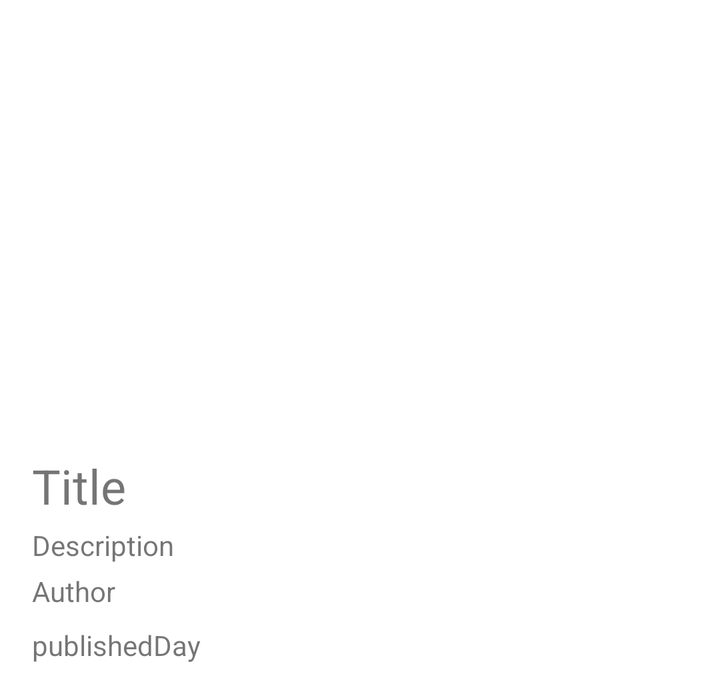
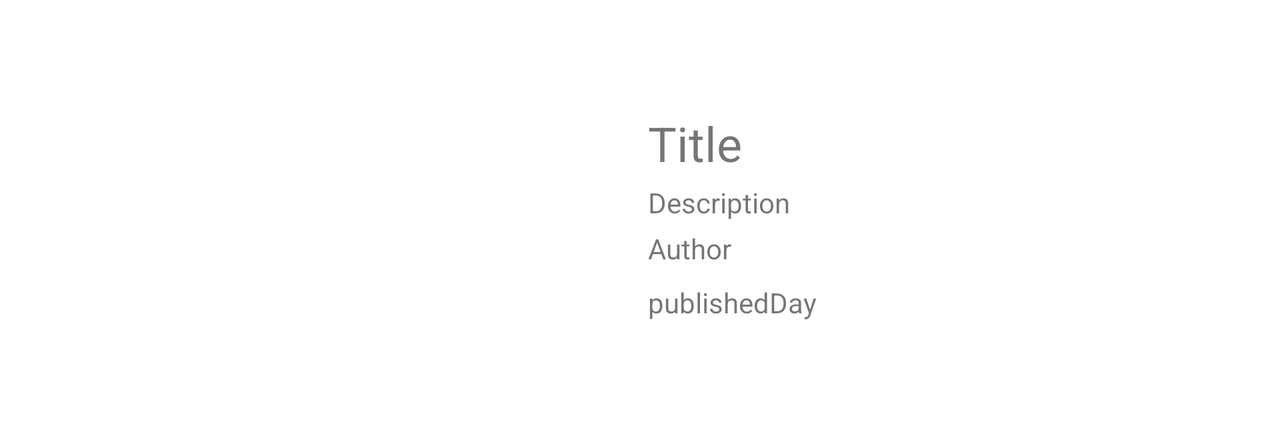

Compare how this app lays out the same screen by default and in its alternative resource folder. The renders come first, then the two layout files and the values they reference.
<!-- AndroidManifest.xml: application theme Theme.ZeroPlusXApp -->
<!-- res/layout/widget_article.xml -->
<?xml version="1.0" encoding="utf-8"?>
<androidx.constraintlayout.widget.ConstraintLayout xmlns:android="http://schemas.android.com/apk/res/android"
    xmlns:tools="http://schemas.android.com/tools"
    xmlns:app="http://schemas.android.com/apk/res-auto"
    android:layout_width="match_parent"
    android:layout_height="wrap_content"
    android:paddingHorizontal="16dp"
    android:paddingVertical="8dp">

    <ImageView
        android:id="@+id/thumbnailView"
        android:layout_width="0dp"
        android:layout_height="0dp"
        app:layout_constraintDimensionRatio="3:2"
        app:layout_constraintTop_toTopOf="parent"
        app:layout_constraintStart_toStartOf="parent"
        app:layout_constraintEnd_toEndOf="parent" />

    <TextView
        style="@style/Widget.AppCompat.TextView.Title"
        android:id="@+id/titleView"
        android:layout_width="0dp"
        android:layout_height="wrap_content"
        app:layout_constraintTop_toBottomOf="@id/thumbnailView"
        app:layout_constraintStart_toStartOf="parent"
        app:layout_constraintEnd_toEndOf="parent"
        tools:text="Title" />

    <TextView
        android:id="@+id/descriptionView"
        android:layout_width="0dp"
        android:layout_marginTop="4dp"
        android:layout_height="wrap_content"
        app:layout_constraintTop_toBottomOf="@id/titleView"
        app:layout_constraintStart_toStartOf="parent"
        app:layout_constraintEnd_toEndOf="parent"
        tools:text="Description" />

    <TextView
        android:id="@+id/authorView"
        android:layout_width="0dp"
        android:layout_height="wrap_content"
        android:layout_marginTop="4dp"
        app:layout_constraintTop_toBottomOf="@id/descriptionView"
        app:layout_constraintStart_toStartOf="parent"
        app:layout_constraintEnd_toEndOf="parent"
        tools:text="Author" />

    <TextView
        android:id="@+id/publishedDayView"
        android:layout_width="0dp"
        android:layout_height="wrap_content"
        app:layout_constraintTop_toBottomOf="@id/authorView"
        app:layout_constraintStart_toStartOf="parent"
        app:layout_constraintEnd_toEndOf="parent"
        android:layout_marginTop="8dp"
        tools:text="publishedDay" />

</androidx.constraintlayout.widget.ConstraintLayout>
<!-- resources referenced by this layout -->
<resources>
  <style name="Widget.AppCompat.TextView.Title">
          <item name="android:textSize">24sp</item>
      </style>
  <style name="Theme.ZeroPlusXApp" parent="Theme.MaterialComponents.DayNight.DarkActionBar">
          
          <item name="colorPrimary">@color/purple_500</item>
          <item name="colorPrimaryVariant">@color/purple_700</item>
          <item name="colorOnPrimary">@color/white</item>
          
          <item name="colorSecondary">@color/teal_200</item>
          <item name="colorSecondaryVariant">@color/teal_700</item>
          <item name="colorOnSecondary">@color/black</item>
          
          <item name="android:statusBarColor" tools:targetApi="l">?attr/colorPrimaryVariant</item>
          
      </style>
  <color name="purple_500">#FF6200EE</color>
  <color name="purple_700">#FF3700B3</color>
  <color name="white">#FFFFFFFF</color>
  <color name="teal_200">#FF03DAC5</color>
  <color name="teal_700">#FF018786</color>
  <color name="black">#FF000000</color>
</resources>
<!-- res/layout-land/widget_article.xml (the repository's variant of the layout above) -->
<!-- drawn on the phone turned sideways -->
<?xml version="1.0" encoding="utf-8"?>
<androidx.constraintlayout.widget.ConstraintLayout xmlns:android="http://schemas.android.com/apk/res/android"
    xmlns:tools="http://schemas.android.com/tools"
    xmlns:app="http://schemas.android.com/apk/res-auto"
    android:layout_width="match_parent"
    android:layout_height="wrap_content"
    android:paddingHorizontal="16dp"
    android:paddingVertical="8dp">

    <ImageView
        android:id="@+id/thumbnailView"
        android:layout_width="0dp"
        android:layout_height="200dp"
        app:layout_constraintDimensionRatio="3:2"
        app:layout_constraintTop_toTopOf="parent"
        app:layout_constraintStart_toStartOf="parent"
        tools:ignore="ContentDescription" />

    <TextView
        style="@style/Widget.AppCompat.TextView.Title"
        android:id="@+id/titleView"
        android:layout_width="0dp"
        android:layout_height="wrap_content"
        android:layout_marginStart="8dp"
        app:layout_constraintTop_toTopOf="parent"
        app:layout_constraintStart_toEndOf="@id/thumbnailView"
        app:layout_constraintEnd_toEndOf="parent"
        app:layout_constraintBottom_toTopOf="@id/descriptionView"
        app:layout_constraintVertical_chainStyle="packed"
        tools:text="Title" />

    <TextView
        android:id="@+id/descriptionView"
        android:layout_width="0dp"
        android:layout_marginTop="4dp"
        android:layout_height="wrap_content"
        android:layout_marginStart="8dp"
        app:layout_constraintTop_toBottomOf="@id/titleView"
        app:layout_constraintStart_toEndOf="@id/thumbnailView"
        app:layout_constraintEnd_toEndOf="parent"
        app:layout_constraintBottom_toTopOf="@id/authorView"
        tools:text="Description" />

    <TextView
        android:id="@+id/authorView"
        android:layout_width="0dp"
        android:layout_height="wrap_content"
        android:layout_marginTop="4dp"
        android:layout_marginStart="8dp"
        app:layout_constraintTop_toBottomOf="@id/descriptionView"
        app:layout_constraintStart_toEndOf="@id/thumbnailView"
        app:layout_constraintEnd_toEndOf="parent"
        app:layout_constraintBottom_toTopOf="@id/publishedDayView"
        tools:text="Author" />

    <TextView
        android:id="@+id/publishedDayView"
        android:layout_width="0dp"
        android:layout_height="wrap_content"
        android:layout_marginStart="8dp"
        app:layout_constraintTop_toBottomOf="@id/authorView"
        app:layout_constraintStart_toEndOf="@id/thumbnailView"
        app:layout_constraintEnd_toEndOf="parent"
        app:layout_constraintBottom_toBottomOf="parent"
        android:layout_marginTop="8dp"
        tools:text="publishedDay" />

</androidx.constraintlayout.widget.ConstraintLayout>
